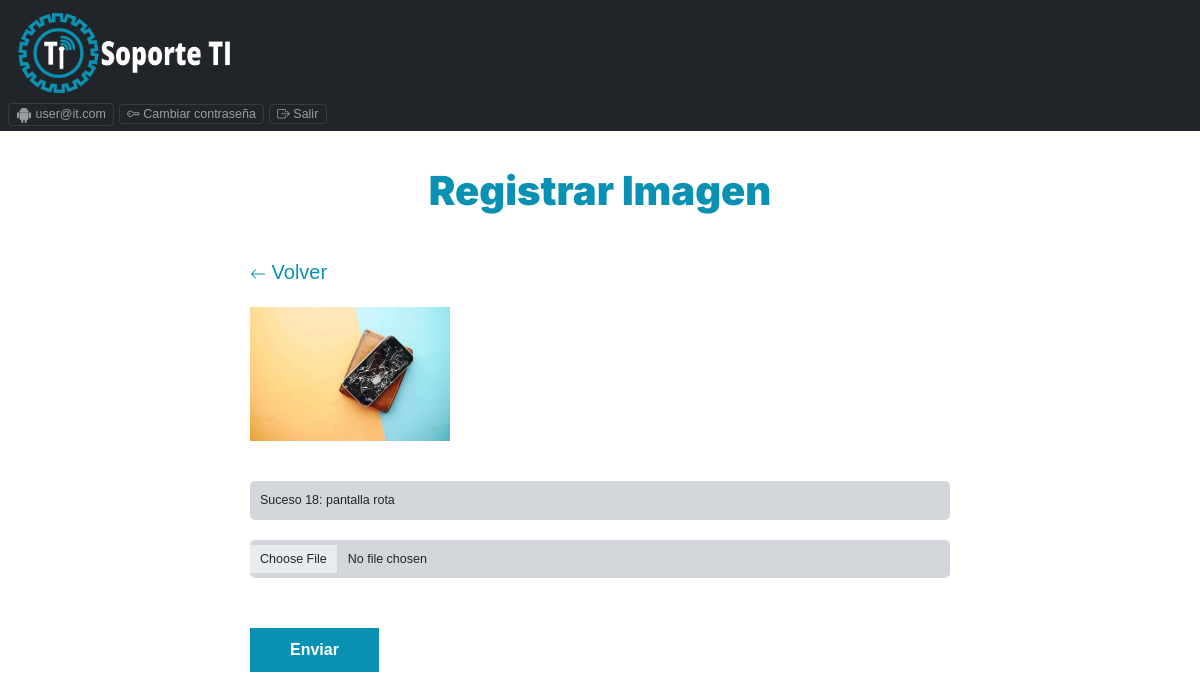
Screenshot of /secciones/subir.php?idocurrencias=18 (signed in) with the database file from the repository.
### tables this page shows
CREATE TABLE `ocurrencias` (
  `idocurrencias` int(11) NOT NULL,
  `nombre` varchar(200) DEFAULT NULL,
  `equipo` varchar(200) DEFAULT NULL,
  `lugar` varchar(200) DEFAULT NULL,
  `suceso` varchar(200) DEFAULT NULL,
  `estado` varchar(200) DEFAULT NULL,
  `fecha` date DEFAULT NULL,
  `urlfile` varchar(200) DEFAULT NULL,
  `extfile` varchar(200) DEFAULT NULL,
  `idusers` int(11) DEFAULT NULL
);

### secciones/subir.php (the view, shortened to what this page needs)
<?php
include('../templates/cabecera.php');
?>
<?php
    $conexionBD=BD::crearInstancia();
    if (isset($_GET['idocurrencias'])) {
        $idocurrencias = $_GET['idocurrencias'];
        $sql = "SELECT suceso, urlfile, extfile FROM ocurrencias WHERE idocurrencias = $idocurrencias";
        $consulta=$conexionBD->prepare($sql);
        $consulta->execute();
        $ocurrencia=$consulta->fetch(PDO::FETCH_ASSOC);
        $urlfile = $ocurrencia['urlfile'];
        $suceso =  $ocurrencia['suceso'];
    }
?>
<div class="container-fluid">
    <br>
    <p class="tagline titulogradiente">Registrar Imagen</p>
</div>
<div class="contenedor">
    <div class="contenedor-sm">
        <div class="volver">
            <svg xmlns="http://www.w3.org/2000/svg" width="16" height="16" fill="currentColor" class="bi bi-arrow-left" viewBox="0 0 16 16">
                <path fill-rule="evenodd" d="M15 8a.5.5 0 0 0-.5-.5H2.707l3.147-3.146a.5.5 0 1 0-.708-.708l-4 4a.5.5 0 0 0 0 .708l4 4a.5.5 0 0 0 .708-.708L2.707 8.5H14.5A.5.5 0 0 0 15 8z"/>
            </svg>
            <a href="index.php">Volver</a>
        </div>
        <div class="contenedor-img">
            <img  class="imagensub" src="<?php echo $urlfile ?>"  alt="No hay Imagen">
        </div>
        <form class="formulario" method="POST" action="" enctype="multipart/form-data">
            <div class="campo">
                <input
                    type="text"
                    value="<?php echo "Suceso " . $idocurrencias . ": " . $suceso; ?>"
                    class="form-control form-control-lg"
                    readonly
                />
            </div>
            <div class="campo">
                <input
                    type="file"
                    id="archivo"
                    placeholder="Elegir archivo"
                    name="archivo"
                    class="form-control form-control-lg"
                />
            </div>
            <input type="submit" name ="accion" class="boton" value="Enviar">
        </form>
    </div>
</div>
<?php
    include('../templates/pie.php');
?>

### css/app.css (style rules this page uses)
:root { --fuente_headings: 'Inter', sans-serif; --fuente_textos: 'Open Sans', sans-serif; --telefono: 480px; --tablet: 768px; --desktop: 1024px; --cyan: #0891B2; --azul: #2563EB; --indigo: #4338CA; --morado: #7C3AED; --naranja:#F59E0B; --rosa: #DB2777; --bsblue: #037BC0; --blanco: #FFFFFF; --gris: #6b7280; --grisOscuro: #4B5563; --grisClaro: #d3d6db; --negro: #000; --rojo: rgb(169, 0, 0); --verde: rgb(0, 120, 0); --separacion: 5rem; }
html { font-size: 62.5%; }
body { font-family: 'Raleway', sans-serif; font-size: 1.6rem; min-height: 100%; }
p { font-size: 2rem; color: var(--gris); line-height: 1.8; }
.tagline { font-family: var(--fuente_headings); font-weight: 900; color: var(--negro); font-size: 4rem; text-align: center; }
.contenedor { width: 95%; max-width: 1200px; margin:0 auto; }
.contenedor-sm { max-width: 70rem; margin: 0 auto; }
a { text-decoration: none; }
.formulario { margin-top: 4rem; }
.formulario .campo { display: flex; align-items: center; margin-bottom: 2rem; }
.formulario .campo input { flex: 1; padding: 1rem; border-style: none; background-color: var(--grisClaro); }
input::placeholder { color: var(--gris); font-size: 1.2em; }
.formulario .boton { background-color: var(--cyan); margin-top: 5rem; padding: 1rem 4rem; color: var(--blanco); font-size: 1.6rem; display: inline-block; font-weight: 700; border: none; transition-property: background-color; transition-duration: .3s; text-align: center; display: block; width: 100%; }
@media (min-width: 768px) { .formulario .boton { width:auto; } }
.volver { font-size: 2rem; margin-top: 3rem; color: var(--cyan); }
.volver { margin-bottom: 2rem; }
.volver a { color: var(--cyan); }
.contenedor-img { max-width: 400px; }
@media (min-width: 768px) { .contenedor-img { max-width: 200px; } }
.imagensub { max-width: 100%; }
.titulogradiente { color: var(--cyan); }

### rows the page displays
ocurrencias: urlfile (picture), suceso "Suceso 18: pantalla rota"

### other values shown
$_SESSION['usuario'] "user@it.com"
